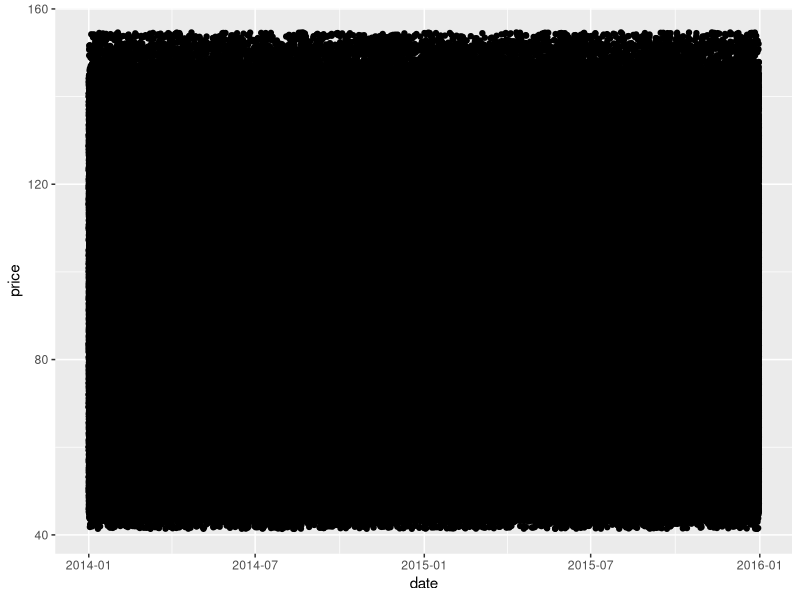

The R source for this figure: (Note: this script raises an error after producing the figure.)
## # # # # ###
##   wrangle##
## hype_data##
## # # # # ###

library(plyr)
library(dplyr)
library(magrittr)
library(stringr)
library(lubridate)
library(ggplot2)

options(max.print = 250) ## limit printed results

# import data (hype for now)

rdate <- function(n, start, end) { ## start/end format = "yyyy/mm/dd"
    st <- as.POSIXct(as.Date(start))
    et <- as.POSIXct(as.Date(end))
    dt <- as.numeric(difftime(et,st,unit="sec")) ## calculates difftime
    ev <- runif(n, min = 1.1, max = dt) 
    rt <- st + ev ## adds difftime to start
}

submit <- function(h) {
  h <- arrange(h, date) ## order observations by date
  h <- ddply(h, .(provider, zip), function(x) {x$lowest <- cummin(x$price); return(x)}) ## calculate lowest price to date
  h <- ddply(h, .(provider, zip), function(x) {x$average <- round(cumsum(x$price)/seq_along(x$price), digits =2); return(x)}) ## calculate avg price to date
  ## h <- ddply(h, .(provider,zip), function(x) {x$avg_price <- rollmean(x$price, 10, na.pad=TRUE, align = "right"); return(x)}) ## rolling avg by last 10 obvs
  h <- ddply(h, .(provider, zip), function(x) {x$highest <- cummax(x$price); return(x)}) ## calculate highest price to date 
  h %<>%
    mutate(thmbdown = ifelse(h$average < h$price, 1, 0))
}

populate_hype_data <- function(x,n) {
  x <- data.frame(id = sample(50000000:99999999, n),
                  u_long = rnorm(n, mean = 84.5352946, sd = .005),
                  u_lat = rnorm(n, mean = 39.1651805, sd = .005),
                  zip = sample(zips, n, replace =T),
                  date = rdate(n, "2014/01/01", "2015/12/31"),
                  provider = sample(providers, n, replace =T),
                  price = round(runif(n, min = 45, max = 145), digits =2))
}

set.seed(6)
dat <- NULL
providers <- c("twc", "cinbell", "comcast")
zips <- c("45223", "45202", "45206", "45201", "45239", "45205", "45207", "45225", "45217", "45213", "45214", "45216")
general_price <- round(runif(1000, min = 40, max = 160), digits = 2)

dat <- populate_hype_data(dat,1000000)

# artificially discount or raise providers
set.seed(80)
artificial <- rnorm(500, mean = 1, sd = .035)
counter <- 20
repeat {
  dat %<>%
  mutate(price = ifelse(zip == sample(zips, 1) & provider == sample(providers, 1), price * sample(artificial, 1), price * 1))
  print(round(mean(dat$price)), digits = 2)
  counter <- counter - 1
  if(counter < 0)
  break;   
}

# submit function simulates the submit button and returns results
dat <- submit(dat)

# lubridate functions for extraction
dat$year <- year(dat$date)
dat$quarter <- quarter(dat$date)
dat$month <- month(dat$date)
dat$day <- day(dat$date)

############################## ggplot2 ###############################################

# Prices on given days?
price_per_day <- ggplot(dat, aes(x=day, y=price))
prov_avg_price <- ggplot(dat, aes(x=provider, y=average))
zip_avg_price <- ggplot(dat, aes(x=zip, y=average))

# Price per date
ggplot(dat, aes(x=date, y=price)) + geom_point()

# Boxplot of monthly avg_opens_per_person (plus alts)
g <- ggplot(dat_d, aes(x=as.factor(month), y=avg_opens_per_person))
g + geom_boxplot(fill="orange")
price_per_day + geom_boxplot(fill="orange")
prov_avg_price + geom_boxplot(fill="orange")
zip_avg_price + geom_boxplot(fill="orange")
g + geom_jitter(alpha = .3,position = position_jitter(width = .2))
price_per_day + geom_jitter(alpha = .3,position = position_jitter(width = .2))
prov_avg_price + geom_jitter(alpha = .3,position = position_jitter(width = .2))
zip_avg_price + geom_jitter(alpha = .3,position = position_jitter(width = .2))
g + geom_violin(alpha=0.5, color="blue")
price_per_day + geom_violin(alpha=0.5, color="blue")
prov_avg_price + geom_violin(alpha=0.5, color="blue")
zip_avg_price + geom_violin(alpha=0.5, color="blue")
g + geom_violin(alpha=0.5, color="gray") + 
  geom_jitter(alpha = .7, aes(color = "red"), position = position_jitter(width = .2)) + 
  coord_flip()
price_per_day + geom_violin(alpha=0.5, color="gray") + 
  geom_jitter(alpha = .7, aes(color = "red"), position = position_jitter(width = .2)) + 
  coord_flip()
prov_avg_price + geom_violin(alpha=0.5, color="gray") + 
  geom_jitter(alpha = .7, aes(color = "red"), position = position_jitter(width = .2)) + 
  coord_flip()
zip_avg_price + geom_violin(alpha=0.5, color="gray") + 
  geom_jitter(alpha = .7, aes(color = "red"), position = position_jitter(width = .2)) + 
  coord_flip()

#######################################################################


# Same plot as above, declaring only the data frame in ggplot().
# Note how the x and y aesthetics must now be declared in
# each geom_point() layer.
ggplot(dat) +
   geom_violin(aes(x = provider, y = price), aplha=0.5, color ="gray") +
   geom_jitter(data = dat3, aes(x = provider, y = price, color = "red"), alpha = .7, position = position_jitter(width = .2)) +
   geom_jitter(data = dat4, aes(x = provider, y = price, color = "blue"), alpha = .7, position = position_jitter(width = .2))

ggplot(dat) +
   geom_violin(aes(x = zip, y = price), aplha=0.5, color ="gray") +
   geom_jitter(data = dat3, aes(x = zip, y = price, color = "red"), alpha = .7, position = position_jitter(width = .2)) +
   geom_jitter(data = dat4, aes(x = zip, y = price, color = "blue"), alpha = .7, position = position_jitter(width = .2))

ggplot(dat) +
   geom_violin(aes(x = zip, y = price, aplha=0.5, color ="gray", group = provider)) +
   geom_jitter(data = dat3, aes(x = zip, y = price, color = "red"), alpha = .7, position = position_jitter(width = .2)) +
   geom_jitter(data = dat3, aes(x = zip, y = price, color = "blue"), alpha = .7, position = position_jitter(width = .2))

ggplot(dat, aes(y = price, x = zip, fill = provider)) + geom_boxplot()


###########################################

write.csv(dat, "cc - hype_data.csv", row.names =F)



# dat1 <- data.frame(id = sample(50000:99999, 10000),
#                   u_long = rnorm(10000, mean = 84.5352946, sd = .00005),
#                   u_lat = rnorm(10000, mean = 39.1651805, sd = .00005),
#                   zip = sample(zips, 10000, replace =T),
#                   date = rdate(10000, "2014/12/28", "2015/01/03"),
#                   provider = sample(providers, 10000, replace =T),
#                   price = round(runif(10000, min = 45, max = 145), digits =2))
# dat2 <- data.frame(id = sample(50000:99999, 10000),
#                   u_long = rnorm(10000, mean = 84.5352946, sd = .00005),
#                   u_lat = rnorm(10000, mean = 39.1651805, sd = .00005),
#                   zip = sample(zips, 10000, replace =T),
#                   provider = sample(providers, 10000, replace =T),
#                   price = runif(10000, min = 55, max = 135),
#                   date = rdate(10000, "2015/01/04", "2015/01/10"))
# dat3 <- data.frame(id = sample(50000:99999, 10000),
#                   u_long = rnorm(10000, mean = 84.5352946, sd = .00005),
#                   u_lat = rnorm(10000, mean = 39.1651805, sd = .00005),
#                   zip = sample(zips, 10000, replace =T),
#                   provider = sample(providers, 10000, replace =T),
#                   price = runif(10000, min = 55, max = 120),
#                   date = rdate(10000, "2015/01/11", "2015/01/17"))
# dat4 <- data.frame(id = sample(50000:99999, 10000),
#                   u_long = rnorm(10000, mean = 84.5352946, sd = .00005),
#                   u_lat = rnorm(10000, mean = 39.1651805, sd = .00005),
#                   zip = sample(zips, 10000, replace =T),
#                   provider = sample(providers, 10000, replace =T),
#                   price = runif(10000, min = 65, max = 105),
#                   date = rdate(10000, "2015/01/18", "2015/01/24"))
# dat5 <- data.frame(id = sample(50000:99999, 10000),
#                   u_long = rnorm(10000, mean = 84.5352946, sd = .00005),
#                   u_lat = rnorm(10000, mean = 39.1651805, sd = .00005),
#                   zip = sample(zips, 10000, replace =T),
#                   date = rdate(10000, "2015/01/25", "2015/01/31"),
#                   provider = sample(providers, 10000, replace =T),
#                   price = round(runif(10000, min = 45, max = 140), digits =2))
# dat6 <- data.frame(id = sample(50000:99999, 10000),
#                   u_long = rnorm(10000, mean = 84.5352946, sd = .00005),
#                   u_lat = rnorm(10000, mean = 39.1651805, sd = .00005),
#                   zip = sample(zips, 10000, replace =T),
#                   provider = sample(providers, 10000, replace =T),
#                   price = runif(10000, min = 65, max = 155),
#                   date = rdate(10000, "2015/02/01", "2015/02/07"))
# dat7 <- data.frame(id = sample(50000:99999, 10000),
#                   u_long = rnorm(10000, mean = 84.5352946, sd = .00005),
#                   u_lat = rnorm(10000, mean = 39.1651805, sd = .00005),
#                   zip = sample(zips, 10000, replace =T),
#                   provider = sample(providers, 10000, replace =T),
#                   price = runif(10000, min = 55, max = 130),
#                   date = rdate(10000, "2015/02/08", "2015/02/14"))
# dat8 <- data.frame(id = sample(50000:99999, 10000),
#                   u_long = rnorm(10000, mean = 84.5352946, sd = .00005),
#                   u_lat = rnorm(10000, mean = 39.1651805, sd = .00005),
#                   zip = sample(zips, 10000, replace =T),
#                   provider = sample(providers, 10000, replace =T),
#                   price = runif(10000, min = 75, max = 100),
#                   date = rdate(10000, "2015/02/15", "2015/02/21"))

# # rbind
# dat <- rbind(dat1,dat2,dat3,dat4,dat5,dat6,dat7,dat8)